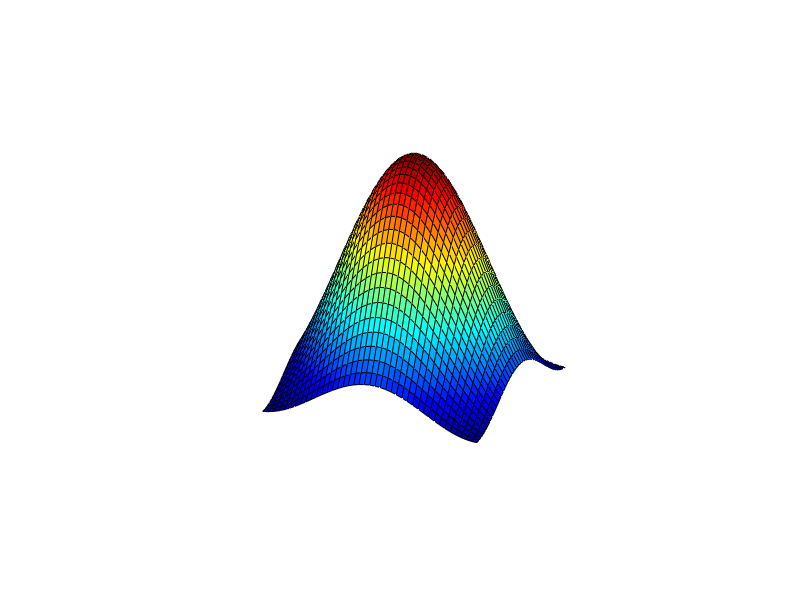

Write MATLAB code to recreate this figure.
x=pi*(-1:0.05:1);y=x;
[X,Y]=meshgrid(x,y);
R=sqrt(X.^2+Y.^2)+eps;
Z=sin(R)./R;
figure;
h=surf(X,Y,Z);colormap(jet)
axis off
n=12;
for i=1:n
    rotate(h,[0 0 1],25)
    drawnow
    frames(i)=getframe(gcf);
end
movie(frames,5,10)
